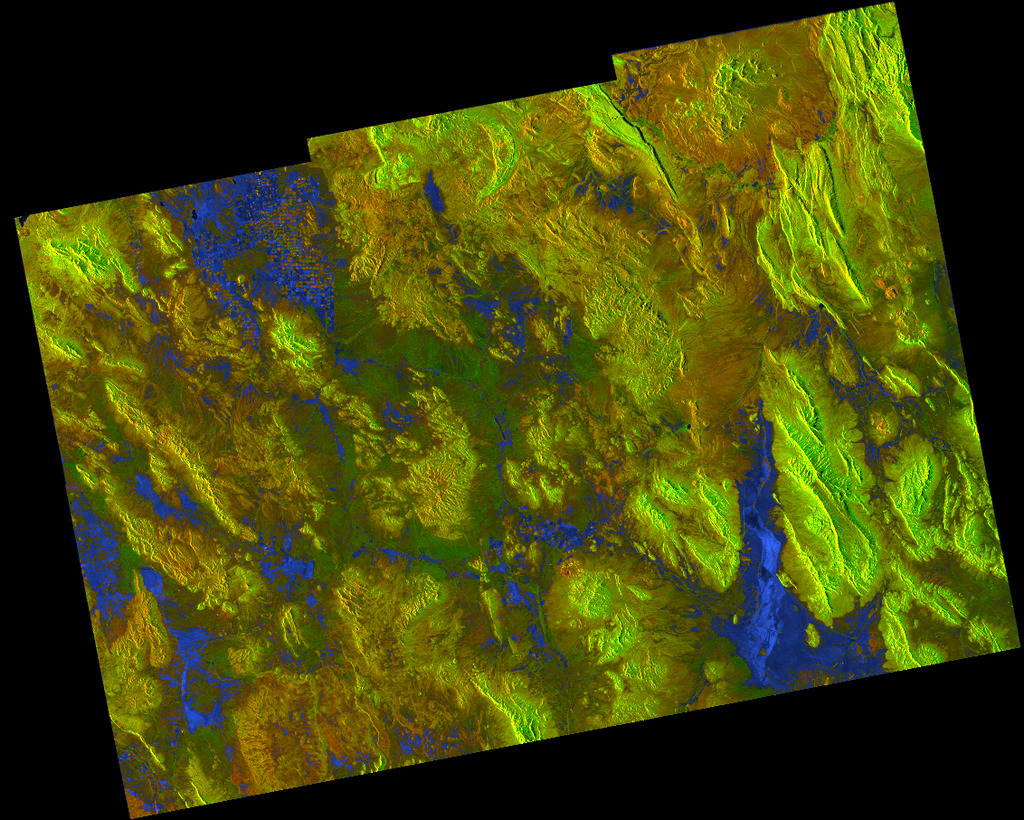
//> input picture Taller_Filtros/imagen_sat.jpg, 1024 x 820 px, given in place of the camera
$ ./main   (built with g++ and OpenCV 4)
//> lines starting //> are read from the running program, lines starting //| are printed output that depends on the picture; after the words box and inside, x2 and y2 are one past the last pixel; in counts of white or black regions, pixels touching at a corner belong together
#include <opencv2/core.hpp>
#include <opencv2/imgcodecs.hpp>
#include <opencv2/highgui.hpp>
#include <opencv2/imgproc.hpp>
#include <iostream>
#include <vector>
#include <cmath>

using namespace cv;
using namespace std;

// Para armar la cuadrícula de resultados en una sola imagen
Mat buildGrid(const vector<Mat>& images, const vector<string>& titles, int gridCols, int cellW = 500, int cellH = 500) {
    int n = images.size();
    int gridRows = (n + gridCols - 1) / gridCols;

    // Canvas fondo gris oscuro
    Mat canvas(gridRows * cellH, gridCols * cellW, CV_8UC3, Scalar(40, 40, 40));

    for (int i = 0; i < n; i++) {
        int r = i / gridCols;
        int c = i % gridCols;

        Mat resized;
        if(images[i].channels() == 1) {
            cvtColor(images[i], resized, COLOR_GRAY2BGR);
        } else {
            images[i].copyTo(resized);
        }
        resize(resized, resized, Size(cellW, cellH));

        // Fondo semi-transparente para el texto
        Mat overlay;
        resized.copyTo(overlay);
        rectangle(overlay, Point(0, 0), Point(cellW, 35), Scalar(0, 0, 0), FILLED);
        addWeighted(overlay, 0.6, resized, 0.4, 0, resized);

        // Texto
        putText(resized, titles[i], Point(10, 22), FONT_HERSHEY_DUPLEX, 0.7, Scalar(255, 255, 255), 1, LINE_AA);

        // Pegar en el canvas
        Rect roi(c * cellW, r * cellH, cellW, cellH);
        resized.copyTo(canvas(roi));
    }
    return canvas;
}

// Normalizar y pasar a 8 bits para poder mostrar
Mat convertToDisplayable(const Mat& src) {
    Mat dst = Mat::zeros(src.rows, src.cols, CV_8U);
    for (int r = 0; r < src.rows; r++) {
        for (int c = 0; c < src.cols; c++) {
            float val = src.at<float>(r, c);
            if (val < 0) val = -val; // Valor absoluto
            if (val > 255) val = 255; // Clamping
            dst.at<uchar>(r, c) = static_cast<uchar>(val);
        }
    }
    return dst;
}

// Para ver imágenes con valores negativos (mapea el 0 al 128)
Mat convertToDisplayableSigned(const Mat& src) {
    Mat dst = Mat::zeros(src.rows, src.cols, CV_8U);
    float valMin = 0;
    float valMax = 0;
    for (int r = 0; r < src.rows; r++) {
        for (int c = 0; c < src.cols; c++) {
            float val = src.at<float>(r, c);
            if (val < valMin) valMin = val;
            if (val > valMax) valMax = val;
        }
    }

    float range = max(abs(valMin), abs(valMax));
    if (range == 0) range = 1;

    for (int r = 0; r < src.rows; r++) {
        for (int c = 0; c < src.cols; c++) {
            float val = src.at<float>(r, c);
            float normalized = (val / range) * 127.5f + 127.5f;
            dst.at<uchar>(r, c) = static_cast<uchar>(normalized);
        }
    }
    return dst;
}

// Convertir uchar a float para convoluciones en cascada
Mat convertTo32F(const Mat& src) {
    Mat dst(src.rows, src.cols, CV_32F);
    for (int r = 0; r < src.rows; r++) {
        for (int c = 0; c < src.cols; c++) {
            dst.at<float>(r, c) = static_cast<float>(src.at<uchar>(r, c));
        }
    }
    return dst;
}

// Convolución 2D
Mat manualConvolve2D(const Mat& src32F, const vector<vector<double>>& kernel) {
    int kSize = kernel.size();
    int kHalf = kSize / 2;
    int rows = src32F.rows;
    int cols = src32F.cols;

    Mat dst = Mat::zeros(rows, cols, CV_32F);

    for (int r = 0; r < rows; r++) {
        for (int c = 0; c < cols; c++) {
            double sum = 0.0;

            for (int kr = -kHalf; kr <= kHalf; kr++) {
                for (int kc = -kHalf; kc <= kHalf; kc++) {
                    int ir = r + kr;
                    int ic = c + kc;

                    // Clamping para los bordes
                    if (ir < 0) ir = 0;
                    if (ir >= rows) ir = rows - 1;
                    if (ic < 0) ic = 0;
                    if (ic >= cols) ic = cols - 1;

                    double pixelVal = static_cast<double>(src32F.at<float>(ir, ic));
                    double kernelVal = kernel[kr + kHalf][kc + kHalf];

                    sum += pixelVal * kernelVal;
                }
            }
            dst.at<float>(r, c) = static_cast<float>(sum);
        }
    }
    return dst;
}

// Crear el kernel de Gauss
vector<vector<double>> createGaussianKernel(int size, double sigma) {
    vector<vector<double>> kernel(size, vector<double>(size));
    int halfSize = size / 2;
    double sum = 0.0;
    for (int r = -halfSize; r <= halfSize; r++) {
        for (int c = -halfSize; c <= halfSize; c++) {
            double var = 2 * sigma * sigma;
            double value = (1 / (CV_PI * var)) * exp(-(r * r + c * c) / var);
            kernel[r + halfSize][c + halfSize] = value;
            sum += value;
        }
    }
    for (int i = 0; i < size; i++) {
        for (int j = 0; j < size; j++) {
            kernel[i][j] /= sum;
        }
    }
    return kernel;
}

// Kernel Laplaciano
vector<vector<double>> createLaplacianKernel() {
    return {
        { 0, -1,  0},
        {-1,  4, -1},
        { 0, -1,  0}
    };
}

// Kernels Sobel X
vector<vector<double>> createSobelXKernel() {
    return {
        {-1, 0, 1},
        {-2, 0, 2},
        {-1, 0, 1}
    };
}

// Kernels Sobel Y
vector<vector<double>> createSobelYKernel() {
    return {
        {-1, -2, -1},
        { 0,  0,  0},
        { 1,  2,  1}
    };
}

// Kernels Scharr X
vector<vector<double>> createScharrXKernel() {
    return {
        { -3, 0,  3},
        {-10, 0, 10},
        { -3, 0,  3}
    };
}

// Kernels Scharr Y
vector<vector<double>> createScharrYKernel() {
    return {
        { -3,-10, -3},
        {  0,  0,  0},
        {  3, 10,  3}
    };
}

// Calcular la magnitud del gradiente
Mat computeMagnitude(const Mat& gx32F, const Mat& gy32F) {
    Mat mag = Mat::zeros(gx32F.rows, gx32F.cols, CV_32F);
    for (int r = 0; r < gx32F.rows; r++) {
        for (int c = 0; c < gx32F.cols; c++) {
            float x = gx32F.at<float>(r, c);
            float y = gy32F.at<float>(r, c);
            mag.at<float>(r, c) = sqrt(x*x + y*y);
        }
    }
    return mag;
}

// Filtro de Mediana Manual (para reducir ruido)
Mat manualMedianFilter(const Mat& src, int kSize) {
    Mat dst = src.clone();
    int edge = kSize / 2;
    vector<uchar> window(kSize * kSize);

    for (int r = edge; r < src.rows - edge; r++) {
        for (int c = edge; c < src.cols - edge; c++) {
            int k = 0;
            for (int kr = -edge; kr <= edge; kr++) {
                for (int kc = -edge; kc <= edge; kc++) {
                    window[k++] = src.at<uchar>(r + kr, c + kc);
                }
            }
            // Ordenamiento manual simple
            sort(window.begin(), window.end());
            dst.at<uchar>(r, c) = window[kSize * kSize / 2];
        }
    }
    return dst;
}

// Aplicar umbral simple
Mat thresholdImage(const Mat& src32F, float thresholdValue) {
    Mat dst = Mat::zeros(src32F.rows, src32F.cols, CV_8U);
    for (int r = 0; r < src32F.rows; r++) {
        for (int c = 0; c < src32F.cols; c++) {
            if (src32F.at<float>(r, c) >= thresholdValue) {
                dst.at<uchar>(r, c) = 255;
            }
        }
    }
    return dst;
}

// Encontrar cruces por cero
Mat findZeroCrossings(const Mat& laplacianImg, float threshold = 1.0f) {

    Mat output = Mat::zeros(laplacianImg.rows, laplacianImg.cols, CV_8U);
    for (int r = 1; r < laplacianImg.rows - 1; ++r) {
        for (int c = 1; c < laplacianImg.cols - 1; ++c) {
            float dx1 = laplacianImg.at<float>(r, c-1);
            float dx2 = laplacianImg.at<float>(r, c+1);
            float dy1 = laplacianImg.at<float>(r-1, c);
            float dy2 = laplacianImg.at<float>(r+1, c);

            float d11 = laplacianImg.at<float>(r-1, c-1);
            float d12 = laplacianImg.at<float>(r+1, c+1);
            float d21 = laplacianImg.at<float>(r-1, c+1);
            float d22 = laplacianImg.at<float>(r+1, c-1);

            bool cross = false;

            // Revisar cambios de signo entre vecinos
            if (dx1 * dx2 < 0 && abs(dx1 - dx2) > threshold) cross = true;
            else if (dy1 * dy2 < 0 && abs(dy1 - dy2) > threshold) cross = true;
            else if (d11 * d12 < 0 && abs(d11 - d12) > threshold) cross = true;
            else if (d21 * d22 < 0 && abs(d21 - d22) > threshold) cross = true;

            if (cross) {
                output.at<uchar>(r, c) = 255;
            }
        }
    }
    return output;
}

// Calcular fase (dirección) del gradiente
Mat computePhase(const Mat& gx32F, const Mat& gy32F) {
    Mat phase = Mat::zeros(gx32F.rows, gx32F.cols, CV_32F);
    for (int r = 0; r < gx32F.rows; r++) {
        for (int c = 0; c < gx32F.cols; c++) {
            float x = gx32F.at<float>(r, c);
            float y = gy32F.at<float>(r, c);
            // atan2 retorna en radianes [-pi, pi], convertimos a grados
            float angle = atan2(y, x) * 180.0f / CV_PI;
            if (angle < 0) angle += 180.0f; // Queremos ángulos de 0 a 180
            phase.at<float>(r, c) = angle;
        }
    }
    return phase;
}

// Non-maximum suppression para Canny
Mat nonMaximumSuppression(const Mat& mag, const Mat& phase) {
    Mat nms = Mat::zeros(mag.rows, mag.cols, CV_32F);
    for (int r = 1; r < mag.rows - 1; r++) {
        for (int c = 1; c < mag.cols - 1; c++) {
            float angle = phase.at<float>(r, c);
            float q = 255.0f, p = 255.0f;

            // angle 0
            if ((angle >= 0 && angle < 22.5) || (angle >= 157.5 && angle <= 180)) {
                q = mag.at<float>(r, c+1);
                p = mag.at<float>(r, c-1);
            }
            // angle 45
            else if (angle >= 22.5 && angle < 67.5) {
                q = mag.at<float>(r+1, c-1);
                p = mag.at<float>(r-1, c+1);
            }
            // angle 90
            else if (angle >= 67.5 && angle < 112.5) {
                q = mag.at<float>(r+1, c);
                p = mag.at<float>(r-1, c);
            }
            // angle 135
            else if (angle >= 112.5 && angle < 157.5) {
                q = mag.at<float>(r-1, c-1);
                p = mag.at<float>(r+1, c+1);
            }

            float v = mag.at<float>(r, c);
            if (v >= q && v >= p) {
                nms.at<float>(r, c) = v;
            } else {
                nms.at<float>(r, c) = 0.0f;
            }
        }
    }
    return nms;
}

// Histéresis para Canny
Mat hysteria(const Mat& nms, float lowThresh, float highThresh) {
    Mat res = Mat::zeros(nms.rows, nms.cols, CV_8U);
    // 1. Doble umbral
    for (int r = 0; r < nms.rows; r++) {
        for (int c = 0; c < nms.cols; c++) {
            float v = nms.at<float>(r, c);
            if (v >= highThresh) {
                res.at<uchar>(r, c) = 255;
            } else if (v >= lowThresh) {
                res.at<uchar>(r, c) = 50; // Weak edge
            } else {
                res.at<uchar>(r, c) = 0;
            }
        }
    }

    // 2. Tracking: si un weake edge (50) está conectado a un strong (255), se vuelve 255
    bool changed = true;
    while (changed) {
        changed = false;
        for (int r = 1; r < nms.rows - 1; r++) {
            for (int c = 1; c < nms.cols - 1; c++) {
                if (res.at<uchar>(r, c) == 50) {
                    // Revisar vecinos 8-conexos
                    if (res.at<uchar>(r-1, c-1) == 255 || res.at<uchar>(r-1, c) == 255 || res.at<uchar>(r-1, c+1) == 255 ||
                        res.at<uchar>(r, c-1) == 255   ||                                  res.at<uchar>(r, c+1) == 255 ||
                        res.at<uchar>(r+1, c-1) == 255 || res.at<uchar>(r+1, c) == 255 || res.at<uchar>(r+1, c+1) == 255) {
                        res.at<uchar>(r, c) = 255;
                        changed = true;
                    }
                }
            }
        }
    }

    // Suprimir los weak restantes
    for (int r = 0; r < res.rows; r++) {
        for (int c = 0; c < res.cols; c++) {
            if (res.at<uchar>(r, c) == 50) {
                res.at<uchar>(r, c) = 0;
            }
        }
    }

    return res;
}

int main() {
    cout << "Iniciando aplicacion de filtros en tiempo real..." << endl;

    // Abrir la camara (indice 0 por defecto)
    VideoCapture cap(0);
    if (!cap.isOpened()) {
        cerr << "Error: No se pudo abrir la camara." << endl;
        return -1;
    }

    // Configurar ventana redimensionable
    namedWindow("Taller Filtros - Tiempo Real", WINDOW_NORMAL);

    Mat frame, gray, gray32F;
    const int processingSize = 300; // Tamano reducido para mantener fluidez con filtros manuales

    cout << "Aplicando filtros... Presiona 'q' o 'Esc' para salir." << endl;

    while (true) {
        cap >> frame;
//> frame is the input picture: 820 rows x 1024 cols, CV_8UC3; mean B, G, R 10, 69.8, 66.3
        if (frame.empty()) break;

        // Redimensionar para que la convolucion manual sea mas rapida
        Mat frameSmall;
        resize(frame, frameSmall, Size(processingSize, processingSize));

        // Convertir a escala de grises
        cvtColor(frameSmall, gray, COLOR_BGR2GRAY);

        // --- Reducción de Ruido ---
        // Aplicar Filtro de Mediana antes de los demás procesos
        Mat grayDenoisy = manualMedianFilter(gray, 3);
        gray32F = convertTo32F(grayDenoisy);

        // --- Aplicacion de Filtros ---

        // 1. Gaussiano
        auto kernelGauss = createGaussianKernel(5, 1.4);
        Mat blur32F = manualConvolve2D(gray32F, kernelGauss);
        Mat blur8U = convertToDisplayable(blur32F);

        // 2. Laplaciano
        auto kernelLaplace = createLaplacianKernel();
        Mat laplace32F = manualConvolve2D(gray32F, kernelLaplace);
        Mat laplace8U = convertToDisplayableSigned(laplace32F);
//> the loop in convertToDisplayableSigned, `for (int r = 0; r < src.rows; r++)` made 300 passes
//> (valMin, valMax) on passes 1 to 3: (-141, 60), (-141, 214), (-141, 214)
//> after the loop in convertToDisplayableSigned, `for (int r = 0; r < src.rows; r++)`: valMin = -211; valMax = 244

        // 3. LoG (Laplacian of Gaussian)
        Mat log32F = manualConvolve2D(blur32F, kernelLaplace);
//> after the loop in manualConvolve2D (call 3), `for (int r = 0; r < rows; r++)`:
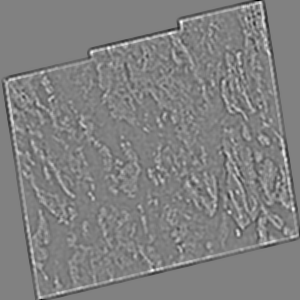
//> dst: 300 rows x 300 cols, CV_32FC1; min -31.45, max 30.64, mean 0; drawn with min black and max white
        Mat log8U = convertToDisplayableSigned(log32F);
//> the loop in convertToDisplayableSigned (call 2), `for (int r = 0; r < src.rows; r++)` made 300 passes
//> valMax on passes 1 to 3: 0, 13.4, 22.26

        // 4. Zero Crossings
        Mat zerocross = findZeroCrossings(log32F, 10.0f);
//> after the loop in findZeroCrossings, `for (int r = 1; r < laplacianImg.rows - 1; ++r)`:
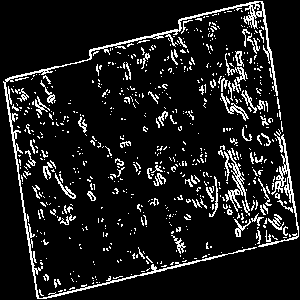
//> output: 300 rows x 300 cols, CV_8UC1; 10.7% white in thin lines or dots

        // 5. Sobel
        auto kernelSobelX = createSobelXKernel();
        auto kernelSobelY = createSobelYKernel();
        Mat sobelX32F = manualConvolve2D(blur32F, kernelSobelX);
        Mat sobelY32F = manualConvolve2D(blur32F, kernelSobelY);
        Mat sobelMag = computeMagnitude(sobelX32F, sobelY32F);
        Mat sobel8U = convertToDisplayable(sobelMag);

        // 6. Scharr
        auto kernelScharrX = createScharrXKernel();
        auto kernelScharrY = createScharrYKernel();
        Mat scharrX32F = manualConvolve2D(blur32F, kernelScharrX);
        Mat scharrY32F = manualConvolve2D(blur32F, kernelScharrY);
        Mat scharrMag = computeMagnitude(scharrX32F, scharrY32F);
        Mat scharr8U = convertToDisplayable(scharrMag);

        // 7. Umbral Sobel
        Mat linesSobel = thresholdImage(sobelMag, 80.0f);
//> after the loop in thresholdImage, `for (int r = 0; r < src32F.rows; r++)`: dst: 300 rows x 300 cols, CV_8UC1; 10.5% white; 207 white regions (147 under 20 px), largest, box (x1, y1, x2, y2) and area: (3, 0, 299, 300) 4755, (223, 145, 258, 230) 487, (201, 174, 219, 217) 230

        // 8. Canny
        Mat phase = computePhase(sobelX32F, sobelY32F);
//> after the loop in computePhase, `for (int r = 0; r < gx32F.rows; r++)`:
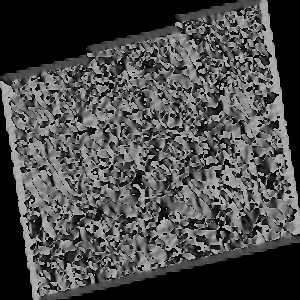
//> phase: 300 rows x 300 cols, CV_32FC1; min 0, max 180, mean 74.4
        Mat nms = nonMaximumSuppression(sobelMag, phase);
        Mat canny = hysteria(nms, 20.0f, 60.0f);
//> the loop in hysteria, `while (changed)` made 19 passes
//> changed on passes 1 to 12: true, true, true, true, true, true, true, true, true, true, true, true
//> after the loop in hysteria, `while (changed)`:
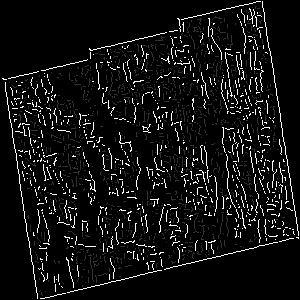
//> res: 300 rows x 300 cols, CV_8UC1; min 0, max 255, mean 17.7
//> after the loop in hysteria, `while (changed)`: changed = false
//> after the loop in hysteria, `for (int r = 0; r < res.rows; r++)`:
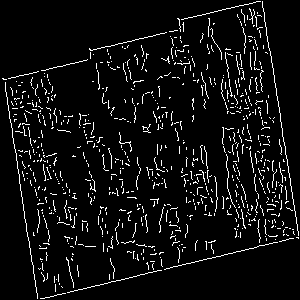
//> res: 300 rows x 300 cols, CV_8UC1; 6.2% white in thin lines or dots

        // lista de resultados
        vector<Mat> results = {frameSmall, grayDenoisy, blur8U, log8U, zerocross, sobel8U, scharr8U, linesSobel, canny};
        vector<string> titles = {
            "Original", "Sin Ruido (Mediana)", "Gauss", "LoG", "Zero Crossings",
            "Sobel Mag", "Scharr Mag", "Sobel Threshold", "Canny"
        };

        // Crear cuadricula (3x3 en este caso)
        Mat grid = buildGrid(results, titles, 3, 300, 300);
//> in buildGrid, `int n = images.size();`: n = 9
//> in buildGrid, `int gridRows = (n + gridCols - 1) / gridCols;`: gridRows = 3
//> in buildGrid, `Mat canvas(gridRows * cellH, gridCols * cellW, CV_8UC3, Scalar(40, 40,..`: canvas: 900 rows x 900 cols, CV_8UC3; every value is 40
//> the loop in buildGrid, `for (int i = 0; i < n; i++)` made 9 passes
//> pass 1, in buildGrid, `putText(resized, titles[i], Point(10, 22), FONT_HERSHEY_DUPLEX, 0.7, S..`:
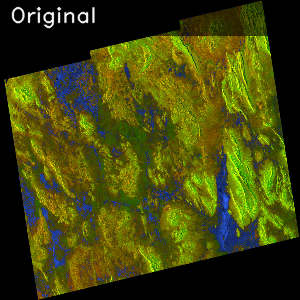
//> resized: 300 rows x 300 cols, CV_8UC3; mean B, G, R 11, 68.8, 65.4
//> after the loop in buildGrid, `for (int i = 0; i < n; i++)`:
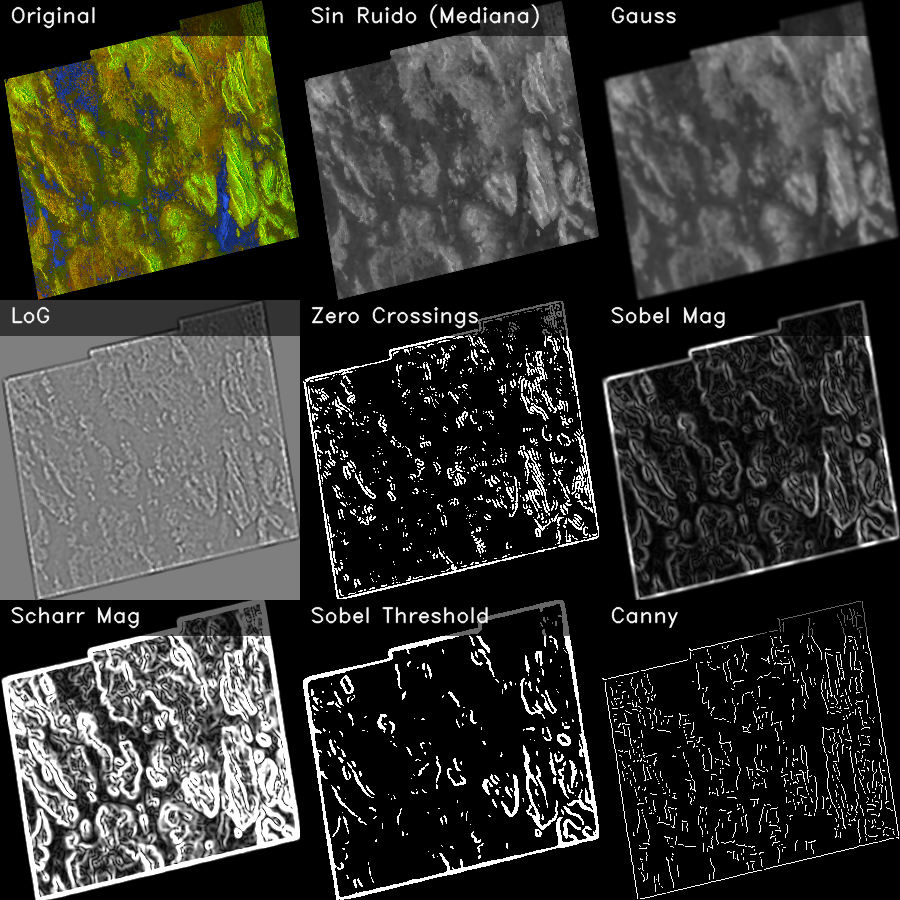
//> canvas: 900 rows x 900 cols, CV_8UC3; mean B, G, R 50.7, 57.1, 56.7

        // Mostrar
        imshow("Taller Filtros - Tiempo Real", grid);

        // Salir con 'q' o Esc
        char c = (char)waitKey(1);
//> the 'q' key is pressed
        if (c == 27 || c == 'q' || c == 'Q') break;
    }

    cap.release();
    destroyAllWindows();
    return 0;
}
